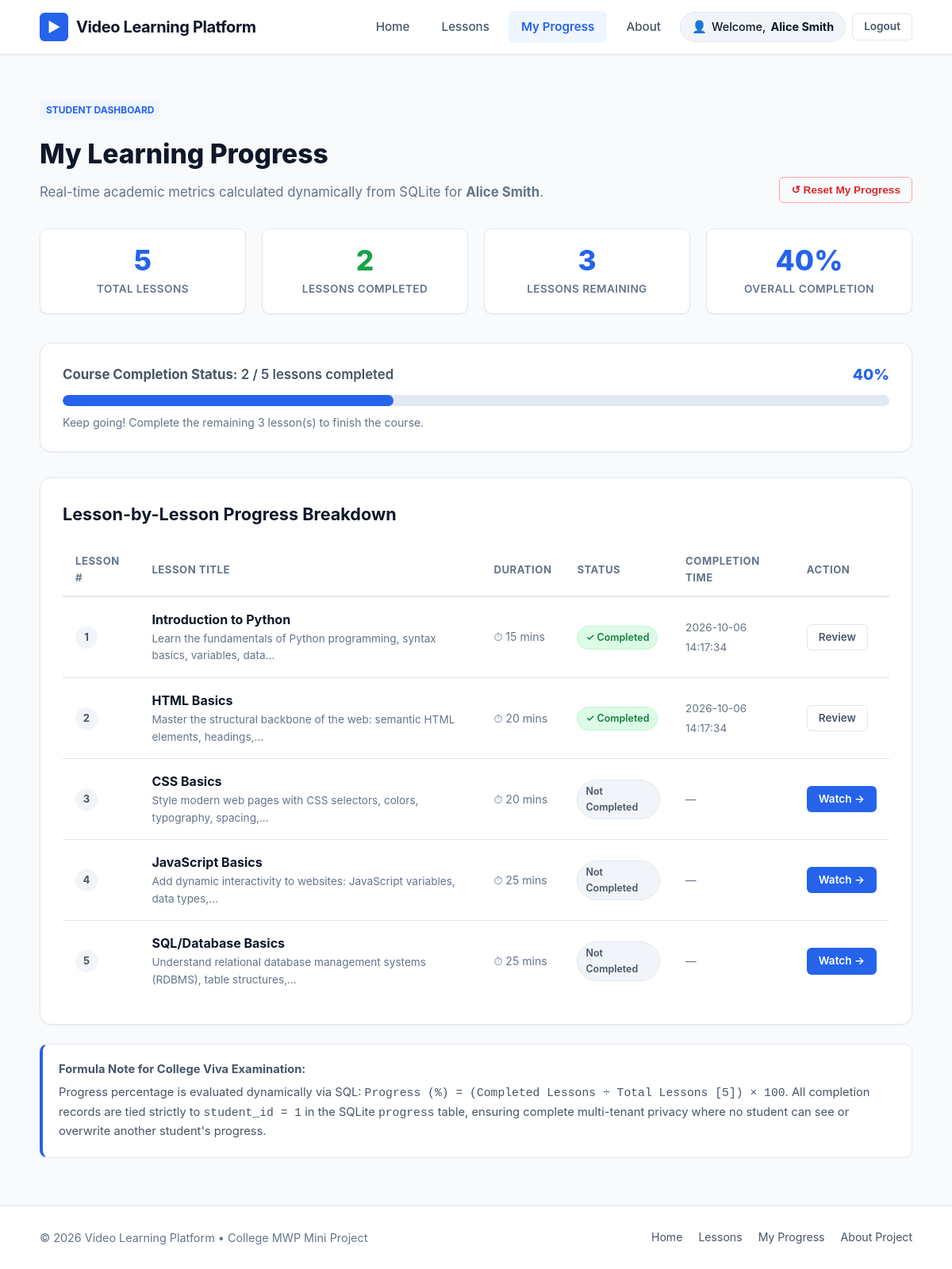
Screenshot of /progress (signed in) with the database file from the repository.
### tables this page shows
CREATE TABLE progress (
            id INTEGER PRIMARY KEY AUTOINCREMENT,
            student_id INTEGER NOT NULL,
            lesson_id INTEGER NOT NULL,
            is_completed INTEGER DEFAULT 1,
            completed_at TIMESTAMP DEFAULT CURRENT_TIMESTAMP,
            UNIQUE(student_id, lesson_id),
            FOREIGN KEY (student_id) REFERENCES students (id) ON DELETE CASCADE,
            FOREIGN KEY (lesson_id) REFERENCES lessons (id) ON DELETE CASCADE
        );

CREATE TABLE lessons (
            id INTEGER PRIMARY KEY AUTOINCREMENT,
            lesson_number INTEGER UNIQUE NOT NULL,
            title TEXT NOT NULL,
            description TEXT NOT NULL,
            video_id TEXT NOT NULL,
            embed_url TEXT NOT NULL,
            duration TEXT NOT NULL,
            summary_notes TEXT
        );

### app.py (the view)
@app.route("/progress")
@login_required
def progress():
    student_id = session["student_id"]
    overview = database.get_student_progress_overview(student_id=student_id)
    return render_template("progress.html", overview=overview)

### app.py (called while the page is built)
def login_required(f):
    @wraps(f)
    def decorated_function(*args, **kwargs):
        if "student_id" not in session:
            flash("Please log in to access this page.", "warning")
            return redirect(url_for("login", next=request.path))
        return f(*args, **kwargs)
    return decorated_function

@app.context_processor
def inject_user():
    return {
        "is_logged_in": "student_id" in session,
        "student_id": session.get("student_id"),
        "student_name": session.get("student_name"),
        "student_email": session.get("student_email")
    }

### database.py (called while the page is built, shortened)
def get_db_connection() -> sqlite3.Connection:
    conn = sqlite3.connect(DB_FILE)
    conn.row_factory = sqlite3.Row
    conn.execute("PRAGMA foreign_keys = ON")
    return conn

def get_all_lessons(student_id: Optional[int] = None) -> List[Dict[str, Any]]:
    conn = get_db_connection()
    cursor = conn.cursor()
    if student_id:
        query = """
            SELECT
                l.id,
                l.lesson_number,
                l.title,
                l.description,
                l.video_id,
                l.embed_url,
                l.duration,
                l.summary_notes,
                COALESCE(p.is_completed, 0) AS is_completed,
                p.completed_at
            FROM lessons l
            LEFT JOIN progress p ON l.id = p.lesson_id AND p.student_id = ?
            ORDER BY l.lesson_number ASC
        """
        rows = cursor.execute(query, (student_id,)).fetchall()
    conn.close()
    return [dict(row) for row in rows]

def get_student_progress_overview(student_id: int) -> Dict[str, Any]:
    lessons = get_all_lessons(student_id=student_id)
    total_lessons = len(lessons)
    completed_lessons = sum(1 for l in lessons if l["is_completed"])
    progress_pct = int(round((completed_lessons / total_lessons * 100))) if total_lessons > 0 else 0
    return {
        "lessons": lessons,
        "total_lessons": total_lessons,
        "completed_lessons": completed_lessons,
        "progress_pct": progress_pct
    }

### templates/progress.html (shortened to what this page needs)
{% extends "base.html" %}
{% block content %}
<div class="container">
  <div style="display: flex; justify-content: space-between; align-items: flex-end; margin-bottom: 32px; flex-wrap: wrap; gap: 16px;">
    <div>
      <span class="course-category-tag">Student Dashboard</span>
      <h1 style="font-size: 2.1rem; font-weight: 800; color: var(--text-dark); margin: 6px 0 8px 0;">
        My Learning Progress
      </h1>
      <p style="color: var(--text-muted); font-size: 1.05rem;">
        Real-time academic metrics calculated dynamically from SQLite for <strong>{{ student_name }}</strong>.
      </p>
    </div>
    <form action="{{ url_for('reset_progress') }}" method="POST" onsubmit="return confirm('Are you sure you want to reset your lesson progress? This will reset your progress to 0/5.');">
      <button type="submit" class="btn btn-outline-danger btn-sm" id="btnResetProgress">
        ↺ Reset My Progress
      </button>
    </form>
  </div>
  <div class="progress-summary-grid">
    <div class="summary-card">
      <div class="summary-card-number">{{ overview.total_lessons }}</div>
      <div class="summary-card-label">Total Lessons</div>
    </div>
    <div class="summary-card">
      <div class="summary-card-number green">{{ overview.completed_lessons }}</div>
      <div class="summary-card-label">Lessons Completed</div>
    </div>
    <div class="summary-card">
      <div class="summary-card-number">{{ overview.total_lessons - overview.completed_lessons }}</div>
      <div class="summary-card-label">Lessons Remaining</div>
    </div>
    <div class="summary-card">
      <div class="summary-card-number">{{ overview.progress_pct }}%</div>
      <div class="summary-card-label">Overall Completion</div>
    </div>
  </div>
  <div class="progress-banner-card">
    <div class="progress-header" style="font-size: 1.05rem; margin-bottom: 10px;">
      <span>
        <strong>Course Completion Status:</strong>
        <span id="progressFractionText">{{ overview.completed_lessons }} / {{ overview.total_lessons }} lessons completed</span>
      </span>
      <span style="font-size: 1.2rem; font-weight: 800; color: var(--primary-color);">
        {{ overview.progress_pct }}%
      </span>
    </div>
    <div class="progress-bar-container" style="height: 14px;">
      <div
        class="progress-bar-fill {% if overview.progress_pct == 100 %}complete{% endif %}"
        style="width: {{ overview.progress_pct }}%;">
      </div>
    </div>
    <div style="margin-top: 10px; font-size: 0.88rem; color: var(--text-muted);">
      {% if overview.completed_lessons == overview.total_lessons %}
        🎉 Outstanding work! You have finished all 5 foundational lessons!
      {% elif overview.completed_lessons > 0 %}
        Keep going! Complete the remaining {{ overview.total_lessons - overview.completed_lessons }} lesson(s) to finish the course.
      {% else %}
        You haven't completed any lessons yet. Start with Lesson 1 below!
      {% endif %}
    </div>
  </div>
  <div class="progress-table-card">
    <h2 style="font-size: 1.35rem; font-weight: 700; margin-bottom: 20px; color: var(--text-dark);">
      Lesson-by-Lesson Progress Breakdown
    </h2>
    <div style="overflow-x: auto;">
      <table class="progress-table">
        <thead>
          <tr>
            <th>Lesson #</th>
            <th>Lesson Title</th>
            <th>Duration</th>
            <th>Status</th>
            <th>Completion Time</th>
            <th>Action</th>
          </tr>
        </thead>
        <tbody>
          {% for l in overview.lessons %}
            <tr id="progressRow-{{ l.lesson_number }}">
              <td>
                <span class="lesson-order-badge" style="width: 28px; height: 28px; font-size: 0.82rem;">
                  {{ l.lesson_number }}
                </span>
              </td>
              <td>
                <strong style="color: var(--text-dark); font-size: 1rem;">{{ l.title }}</strong>
                <div style="font-size: 0.85rem; color: var(--text-muted);">{{ l.description|truncate(80) }}</div>
              </td>
              <td>
                <span style="font-size: 0.88rem; color: var(--text-muted);">⏱ {{ l.duration }}</span>
              </td>
              <td>
                {% if l.is_completed %}
                  <span class="status-badge completed">✓ Completed</span>
                {% else %}
                  <span class="status-badge incomplete">Not Completed</span>
                {% endif %}
              </td>
              <td>
                <span style="font-size: 0.85rem; color: var(--text-muted);">
                  {% if l.is_completed and l.completed_at %}
                    {{ l.completed_at }}
                  {% else %}
                    &mdash;
                  {% endif %}
                </span>
              </td>
              <td>
                <a href="{{ url_for('lesson_view', lesson_number=l.lesson_number) }}" class="btn {% if l.is_completed %}btn-secondary{% else %}btn-primary{% endif %} btn-sm">
                  {% if l.is_completed %}Review{% else %}Watch &rarr;{% endif %}
                </a>
              </td>
            </tr>
          {% endfor %}
        </tbody>
      </table>
    </div>
  </div>
  <div class="academic-note-box">
    <strong>Formula Note for College Viva Examination:</strong>
    <p style="margin-top: 6px; margin-bottom: 0;">
      Progress percentage is evaluated dynamically via SQL:
      <code>Progress (%) = (Completed Lessons &divide; Total Lessons [5]) &times; 100</code>.
      All completion records are tied strictly to <code>student_id = {{ student_id }}</code> in the SQLite <code>progress</code> table, ensuring complete multi-tenant privacy where no student can see or overwrite another student's progress.
    </p>
  </div>
</div>
{% endblock %}

### rows the page displays
progress: lesson_number "1", title "Introduction to Python", description "Learn the fundamentals of Python programming, syntax basics, variables, data...", duration "15 mins", shows "✓ Completed", completed_at "2026-10-06 14:17:34", shows "Review"
progress: lesson_number "2", title "HTML Basics", description "Master the structural backbone of the web: semantic HTML elements, headings,...", duration "20 mins", shows "✓ Completed", completed_at "2026-10-06 14:17:34", shows "Review"
lessons: lesson_number "3", title "CSS Basics", description "Style modern web pages with CSS selectors, colors, typography, spacing,...", duration "20 mins", shows "Not Completed", shows "Watch →"
lessons: lesson_number "4", title "JavaScript Basics", description "Add dynamic interactivity to websites: JavaScript variables, data types,...", duration "25 mins", shows "Not Completed", shows "Watch →"
lessons: lesson_number "5", title "SQL/Database Basics", description "Understand relational database management systems (RDBMS), table structures,...", duration "25 mins", shows "Not Completed", shows "Watch →"

### other values shown
{{ student_name }} "Alice Smith"
{{ overview.total_lessons }} "5"
{{ overview.completed_lessons }} "2"
{{ overview.total_lessons - overview.completed_lessons }} "3"
{{ overview.progress_pct }} "40"
{{ student_id }} "1"
